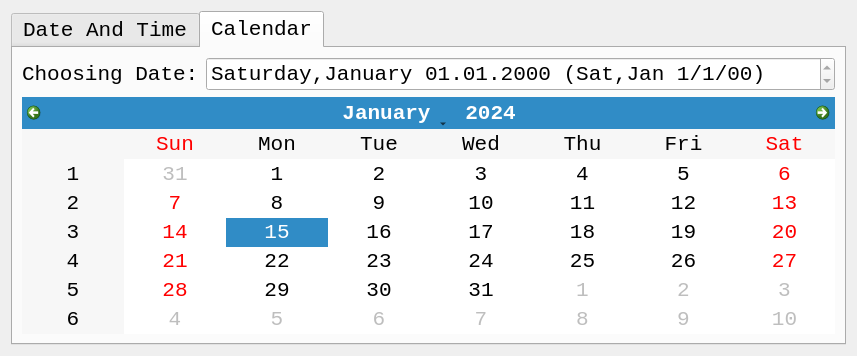
<?xml version="1.0" encoding="UTF-8"?>
<ui version="4.0">
 <class>TestDateTimeCalender</class>
 <widget class="QWidget" name="TestDateTimeCalender">
  <property name="geometry">
   <rect>
    <x>0</x>
    <y>0</y>
    <width>808</width>
    <height>265</height>
   </rect>
  </property>
  <property name="font">
   <font>
    <family>Consolas</family>
    <pointsize>16</pointsize>
   </font>
  </property>
  <property name="windowTitle">
   <string>TestDateTimeCalender</string>
  </property>
  <property name="locale">
   <locale language="English" country="UnitedStates"/>
  </property>
  <layout class="QVBoxLayout" name="verticalLayout_2">
   <item>
    <widget class="QTabWidget" name="tabWidget">
     <property name="currentIndex">
      <number>1</number>
     </property>
     <widget class="QWidget" name="tab_01DateAndTime">
      <attribute name="title">
       <string>Date And Time</string>
      </attribute>
      <layout class="QVBoxLayout" name="verticalLayout">
       <item>
        <layout class="QHBoxLayout" name="horizontalLayout">
         <item>
          <widget class="QPushButton" name="pushButton_01Read">
           <property name="sizePolicy">
            <sizepolicy hsizetype="Maximum" vsizetype="Fixed">
             <horstretch>0</horstretch>
             <verstretch>0</verstretch>
            </sizepolicy>
           </property>
           <property name="text">
            <string>ReadCurrentDateTime</string>
           </property>
          </widget>
         </item>
         <item>
          <widget class="QLabel" name="label_01Display">
           <property name="text">
            <string>String display</string>
           </property>
           <property name="alignment">
            <set>Qt::AlignCenter</set>
           </property>
          </widget>
         </item>
        </layout>
       </item>
       <item>
        <layout class="QGridLayout" name="gridLayout">
         <item row="4" column="2">
          <widget class="QLineEdit" name="lineEdit_03DateTime">
           <property name="inputMask">
            <string>99.99.9999 99:99:99.999</string>
           </property>
          </widget>
         </item>
         <item row="4" column="0">
          <widget class="QLabel" name="label_04DateTime">
           <property name="text">
            <string>DateTime</string>
           </property>
           <property name="alignment">
            <set>Qt::AlignCenter</set>
           </property>
          </widget>
         </item>
         <item row="4" column="1">
          <widget class="QDateTimeEdit" name="dateTimeEdit">
           <property name="sizePolicy">
            <sizepolicy hsizetype="MinimumExpanding" vsizetype="Fixed">
             <horstretch>0</horstretch>
             <verstretch>0</verstretch>
            </sizepolicy>
           </property>
           <property name="displayFormat">
            <string>ddd,MMM d.M.yyyy H:m:s.z</string>
           </property>
          </widget>
         </item>
         <item row="3" column="2">
          <widget class="QPushButton" name="pushButton_05SetDate">
           <property name="text">
            <string>SetDateFromString</string>
           </property>
          </widget>
         </item>
         <item row="3" column="1">
          <widget class="QPushButton" name="pushButton_04Date">
           <property name="text">
            <string>qDebug()--Date</string>
           </property>
          </widget>
         </item>
         <item row="0" column="1">
          <widget class="QTimeEdit" name="timeEdit">
           <property name="displayFormat">
            <string>HH:mm:ss.zzz A</string>
           </property>
          </widget>
         </item>
         <item row="2" column="0">
          <widget class="QLabel" name="label_03Date">
           <property name="text">
            <string>Date</string>
           </property>
           <property name="alignment">
            <set>Qt::AlignCenter</set>
           </property>
          </widget>
         </item>
         <item row="1" column="2">
          <widget class="QPushButton" name="pushButton_03SetTime">
           <property name="text">
            <string>SetTimeFromString</string>
           </property>
          </widget>
         </item>
         <item row="2" column="2">
          <widget class="QLineEdit" name="lineEdit_02Date">
           <property name="inputMask">
            <string>9999-99-99</string>
           </property>
          </widget>
         </item>
         <item row="0" column="0">
          <widget class="QLabel" name="label_02Time">
           <property name="text">
            <string>Time</string>
           </property>
           <property name="alignment">
            <set>Qt::AlignCenter</set>
           </property>
          </widget>
         </item>
         <item row="2" column="1">
          <widget class="QDateEdit" name="dateEdit">
           <property name="sizePolicy">
            <sizepolicy hsizetype="MinimumExpanding" vsizetype="Fixed">
             <horstretch>0</horstretch>
             <verstretch>0</verstretch>
            </sizepolicy>
           </property>
           <property name="locale">
            <locale language="English" country="UnitedStates"/>
           </property>
           <property name="displayFormat">
            <string>dddd,MMMM yyyy/MM/dd</string>
           </property>
           <property name="date">
            <date>
             <year>2000</year>
             <month>1</month>
             <day>1</day>
            </date>
           </property>
          </widget>
         </item>
         <item row="0" column="2">
          <widget class="QLineEdit" name="lineEdit_01Time">
           <property name="inputMask">
            <string>99:99:99.999</string>
           </property>
          </widget>
         </item>
         <item row="1" column="1">
          <widget class="QPushButton" name="pushButton_02Time">
           <property name="text">
            <string>qDebug()--Time</string>
           </property>
          </widget>
         </item>
         <item row="5" column="1">
          <widget class="QPushButton" name="pushButton_06DateTime">
           <property name="text">
            <string>qDebug()--DateTime</string>
           </property>
          </widget>
         </item>
         <item row="5" column="2">
          <widget class="QPushButton" name="pushButton_07SetDT">
           <property name="text">
            <string>SetDateTimeFromString</string>
           </property>
          </widget>
         </item>
        </layout>
       </item>
      </layout>
     </widget>
     <widget class="QWidget" name="tab_02Calendar">
      <attribute name="title">
       <string>Calendar</string>
      </attribute>
      <layout class="QGridLayout" name="gridLayout_2" columnstretch="1,3">
       <item row="0" column="0">
        <widget class="QLabel" name="label">
         <property name="text">
          <string>Choosing Date:</string>
         </property>
        </widget>
       </item>
       <item row="1" column="0" colspan="2">
        <widget class="QCalendarWidget" name="calendarWidget"/>
       </item>
       <item row="0" column="1">
        <widget class="QDateEdit" name="dateEdit_2Calendar">
         <property name="wrapping">
          <bool>false</bool>
         </property>
         <property name="readOnly">
          <bool>true</bool>
         </property>
         <property name="displayFormat">
          <string>dddd,MMMM dd.MM.yyyy (ddd,MMM d/M/yy)</string>
         </property>
        </widget>
       </item>
      </layout>
     </widget>
    </widget>
   </item>
  </layout>
 </widget>
 <resources/>
 <connections>
  <connection>
   <sender>calendarWidget</sender>
   <signal>clicked(QDate)</signal>
   <receiver>dateEdit_2Calendar</receiver>
   <slot>setDate(QDate)</slot>
   <hints>
    <hint type="sourcelabel">
     <x>249</x>
     <y>164</y>
    </hint>
    <hint type="destinationlabel">
     <x>235</x>
     <y>52</y>
    </hint>
   </hints>
  </connection>
 </connections>
</ui>
